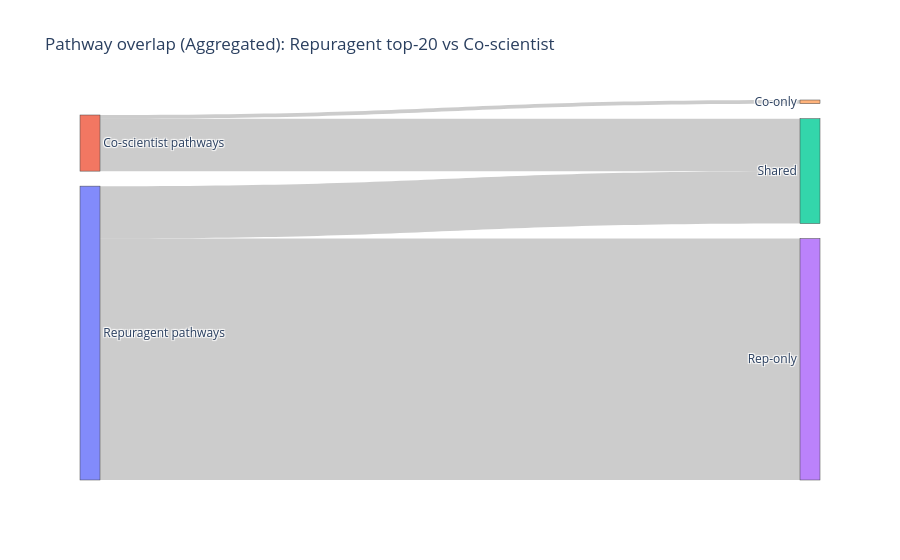

The cell this chart's notebook holds for it:
### Markdown cell above
## 3.3. Pathway overlap visualization

### Code cell
# Paths + inputs
REPURAGENT_OUTPUT = "repuragent_output5/top20_selected.csv"
REP_TOP_N = 20  # how many top repuragent drugs to take

CO_SCIENTIST_OUTPUT = "co-scientist-output/top_drugs.csv"
CO_DRUGS = pd.read_csv(CO_SCIENTIST_OUTPUT)

# Repuragent enrichment
rep_drugs_df = pd.read_csv(REPURAGENT_OUTPUT)
P_rep= pathways_enrichment_from_chembl_id(
    rep_drugs_df)

# Co-scientist enrichment
co_drugs_df = pd.read_csv(CO_SCIENTIST_OUTPUT)
P_co = pathways_enrichment_from_chembl_id(co_drugs_df
)

# Summary
print("=== Summary ===")
print(f"Repuragent top-{REP_TOP_N} drugs: {len(rep_drugs_df)}")
print(f"Repuragent pathways: {len(P_rep)}")
print(f"Co-scientist drugs: {len(CO_DRUGS)}")
print(f"Co-scientist pathways: {len(P_co)}")
print(f"Shared pathways: {len(P_rep & P_co)}")
print(f"Jaccard overlap: {jaccard(P_rep, P_co)}")
print(f"Cosine overlap:  {cosine_binary(P_rep, P_co)}")

# Sankey: aggregated overlap
fig1 = sankey_aggregated(
    P_rep, P_co,
    title=f"Pathway overlap (Aggregated): Repuragent top-{REP_TOP_N} vs Co-scientist\n"
)
fig1.show()

### Figure 1 — Plotly figure (JSON) as saved in the notebook; plotly's stock layout.template omitted (floating-point values rounded to 4 significant figures)
{"data": [{"link": {"source": [0, 0, 1, 1], "target": [2, 3, 2, 4], "value": [99, 456, 99, 7]}, "node": {"label": ["Repuragent pathways", "Co-scientist pathways", "Shared", "Rep-only", "Co-only"], "pad": 15, "thickness": 20}, "type": "sankey"}], "layout": {"font": {"size": 12}, "title": {"text": "Pathway overlap (Aggregated): Repuragent top-20 vs Co-scientist\n"}}}
